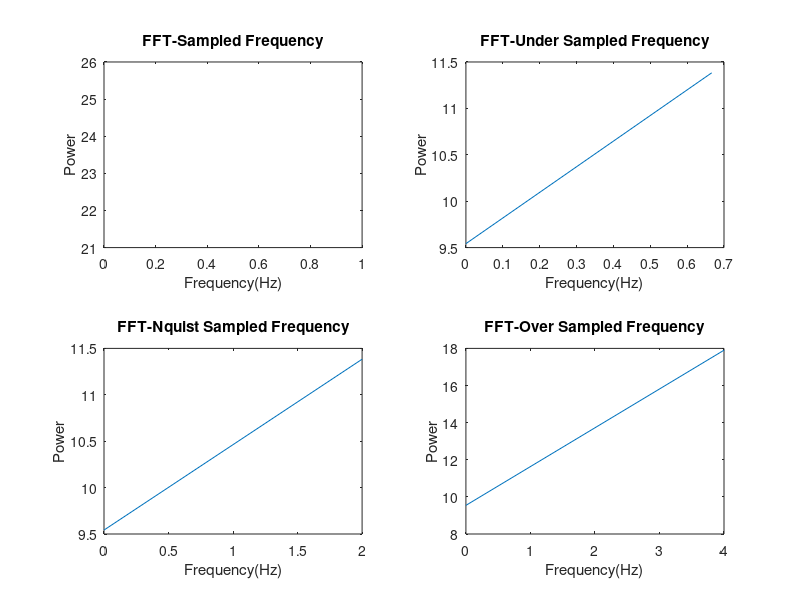

Reproduce this figure in MATLAB.
clc;
close all;

fprintf('Sampling and Aliasing effect\n');
f1=input('Enter the frequency of frequency-1:');
f2=input('Enter the frequency of frequency-2:');
f3=input('Enter the frequency of frequency-3:');
fs=input('Enter the Sampling Frequency:');
N=input('Enter the no.of Samples:');

subplot(2,2,1);
n=(0:N-1);
signal=cos(2*pi*(f1/fs)*n)+cos(2*pi*(f2/fs)*n)+cos(2*pi*(f3/fs)*n);
signal=fft(signal);
val_signal=abs(signal);
n1=0:N/2-1;
f=(n1*fs)/N;
signal_plot=20*log10(val_signal(1:N/2));
plot(f,signal_plot);
title('FFT-Sampled Frequency');
xlabel('Frequency(Hz)');
ylabel('Power');

subplot(2,2,3);
fs=2*f3;
signal=cos(2*pi*(f1/fs)*n)+cos(2*pi*(f2/fs)*n)+cos(2*pi*(f3/fs)*n);
signal=fft(signal);
val_signal=abs(signal);
n1=0:N/2-1;
f=(n1*fs)/N;
signal_plot=20*log10(val_signal(1:N/2));
plot(f,signal_plot);
title('FFT-Nquist Sampled Frequency');
xlabel('Frequency(Hz)');
ylabel('Power');

subplot(2,2,4);
fs=4*f3;
signal=cos(2*pi*(f1/fs)*n)+cos(2*pi*(f2/fs)*n)+cos(2*pi*(f3/fs)*n);
signal=fft(signal);
val_signal=abs(signal);
n1=0:N/2-1;
f=(n1*fs)/N;
signal_plot=20*log10(val_signal(1:N/2));
plot(f,signal_plot);
title('FFT-Over Sampled Frequency');
xlabel('Frequency(Hz)');
ylabel('Power');

subplot(2,2,2);
fs=f3/1.5;
signal=cos(2*pi*(f1/fs)*n)+cos(2*pi*(f2/fs)*n)+cos(2*pi*(f3/fs)*n);
signal=fft(signal);
val_signal=abs(signal);
n1=0:N/2-1;
f=(n1*fs)/N;
signal_plot=20*log10(val_signal(1:N/2));
plot(f,signal_plot);
title('FFT-Under Sampled Frequency');
xlabel('Frequency(Hz)');
ylabel('Power');